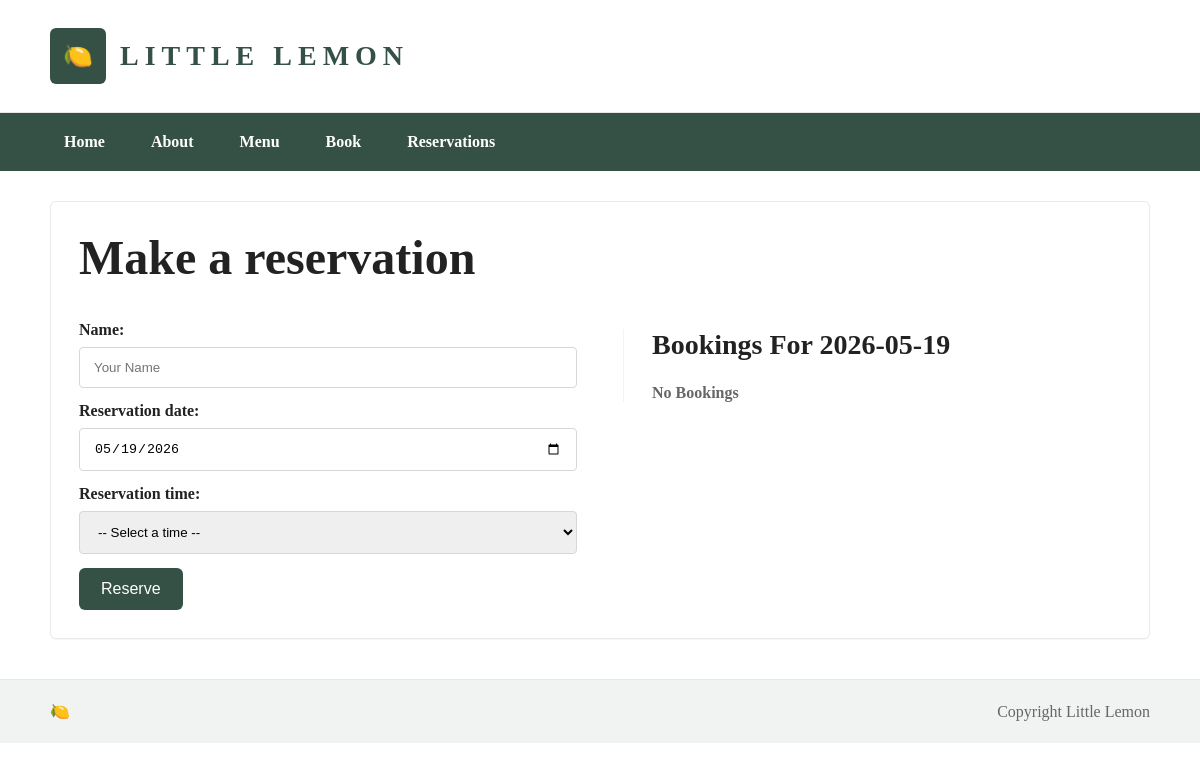
/reservations/, run on an earlier commit of the app's database.
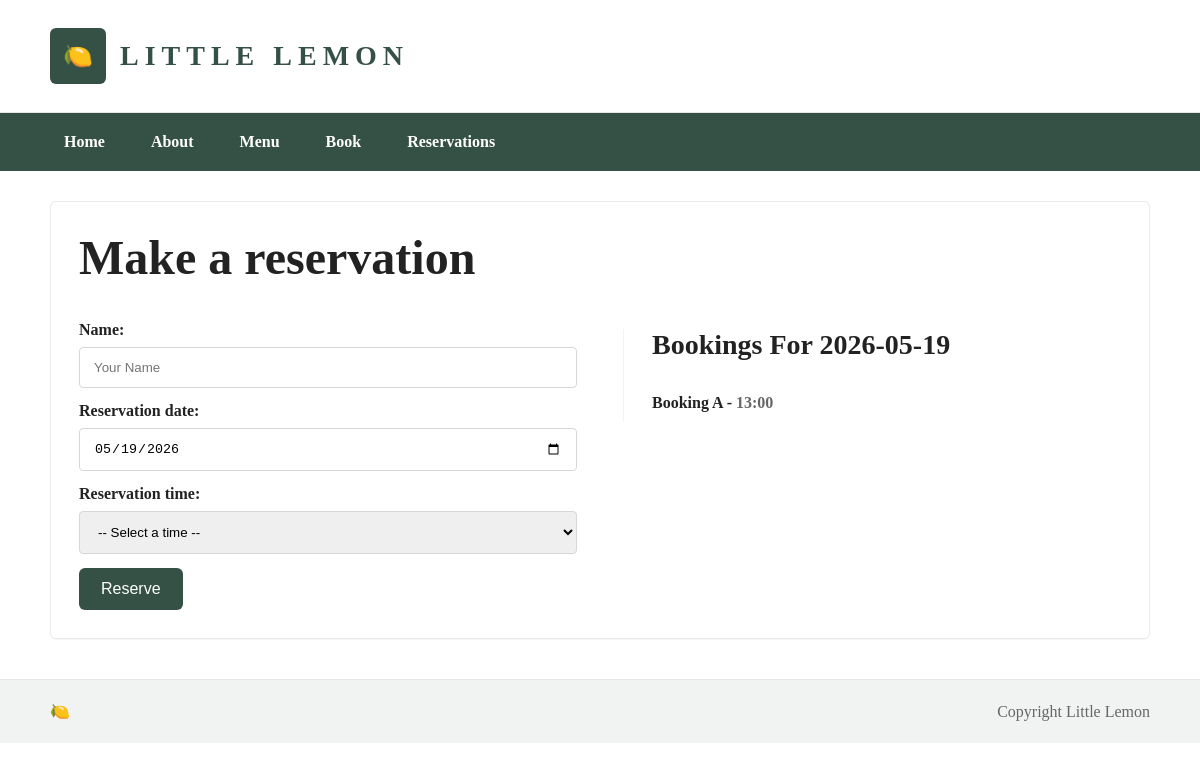
And on a later commit of the database.
### Lemons/models.py (models this page shows, shortened)
class Reservation(models.Model):
    FIRST_NAME_MAX_LENGTH = 100
    first_name = models.CharField(max_length=FIRST_NAME_MAX_LENGTH)
    reservation_date = models.DateField()
    TIME_SLOTS = [
        ('19:00', '7:00 PM'),
        ('19:30', '7:30 PM'),
        ('20:00', '8:00 PM'),
        ('20:30', '8:30 PM'),
        ('21:00', '9:00 PM'),
        ('21:30', '9:30 PM'),
    ]
    reservation_slot = models.CharField(max_length=5, choices=TIME_SLOTS)
    class Meta:
        unique_together = ('reservation_date', 'reservation_slot')

### Lemons/views.py (the view, shortened to what this page needs)
# urls.py: path('', views.reservation_page, name='reservation_page'),
def reservation_page(request):
    selected_date = request.GET.get('date', timezone.now().date())
    reservations = Reservation.objects.filter(reservation_date=selected_date).order_by('reservation_slot')
    context = {
        'reservations': reservations,
        'selected_date': selected_date,
        'first_name': '',
        'reservation_date': selected_date,
        'reservation_slot': '',
    }
    return render(request, 'Lemons/reservation.html', context)

### Lemons/templates/Lemons/reservation.html (shortened to what this page needs)
{% extends 'Lemons/base.html' %}
{% block content %}
<div class="reservation-wrap">
    <div style="display:flex;justify-content:space-between;align-items:center;margin-bottom:18px">
        <h1 class="page-title">Make a reservation</h1>
    </div>
    <div class="reservation-grid">
        <div class="col form-col">
            <form method="post" id="reservationForm">
                <div>
                    <label for="first_name">Name:</label>
                    <input class="input" type="text" id="first_name" name="first_name" placeholder="Your Name" value="{{ first_name }}" required>
                </div>
                <div>
                    <label for="reservation_date">Reservation date:</label>
                    <input class="input" type="date" id="reservation_date" name="reservation_date" value="{{ reservation_date|date:"Y-m-d" }}" required>
                </div>
                <div>
                    <label for="reservation_slot">Reservation time:</label>
                    <select class="input" id="reservation_slot" name="reservation_slot" required>
                        <option value="">-- Select a time --</option>
                    </select>
                </div>
                <div style="margin-top:8px">
                    <button class="btn-cta" type="submit">Reserve</button>
                </div>
            </form>
        </div>
        <div class="col bookings-col">
            <div style="border-left:1px solid #f3f3f3;padding-left:28px">
                <h2>Bookings For {{ selected_date|date:"Y-m-d" }}</h2>
                <div style="margin-top:18px">
                    {% if reservations %}
                        {% for reservation in reservations %}
                            <div class="booking-item">
                                <div style="font-weight:700">{{ reservation.first_name }} - <span class="muted">{{ reservation.get_reservation_slot_display }}</span></div>
                            </div>
                        {% endfor %}
                    {% else %}
                        <p class="muted">No Bookings</p>
                    {% endif %}
                </div>
            </div>
        </div>
    </div>
</div>
{% endblock %}

### Lemons/templates/Lemons/base.html (shortened to what this page needs)
<!DOCTYPE html>
<html lang="en">
<head>
</head>
<body>
    <header class="site-header">
        <div class="header-inner">
            <div class="logo">
                <div class="logo-icon">🍋</div>
                <div class="site-title">LITTLE LEMON</div>
            </div>
        </div>
    </header>
    <div class="main-nav">
        <div class="nav-inner">
            <a href="{% url 'home' %}">Home</a>
            <a href="{% url 'about' %}">About</a>
            <a href="{% url 'menu' %}">Menu</a>
            <a href="{% url 'reservation_page' %}">Book</a>
            <a href="{% url 'reservation_page' %}">Reservations</a>
        </div>
    </div>
    <div class="container">
        {% block content %}
        {% endblock %}
    </div>
    <footer class="site-footer">
        <div class="footer-inner">
            <div class="logo-small">🍋</div>
            <div class="copyright">Copyright Little Lemon</div>
        </div>
    </footer>
</body>
</html>

### Lemons/templates/Lemons/base.html (style rules this page uses)
:root { --accent:#355045; --accent-light:#4b6a60; --muted:#f1f3f2; --text:#222; }
html,body { height:100%; }
body { font-family: 'Georgia', 'Times New Roman', serif; margin: 0; padding: 0; color:var(--text); }
.site-header { background:#fff; padding:28px 0; border-bottom:1px solid #e6e6e6 }
.header-inner { max-width:1100px;margin:0 auto;display:flex;align-items:center;justify-content:space-between;padding:0 20px }
.logo { display:flex;align-items:center;gap:14px }
.logo-icon { width:56px;height:56px;border-radius:6px;background:var(--accent);display:flex;align-items:center;justify-content:center;color:#fff;font-weight:700;font-size:24px }
.site-title { font-size:28px;letter-spacing:6px;color:var(--accent);font-weight:700 }
.main-nav { background:var(--accent); }
.main-nav .nav-inner { max-width:1100px;margin:0 auto;padding:10px 20px;display:flex;gap:18px }
.main-nav a { color:#fff;text-decoration:none;padding:10px 14px;font-weight:600 }
.container { max-width:1100px;margin:30px auto;padding:0 20px }
footer.site-footer { background:var(--muted);border-top:1px solid #e6e6e6;padding:22px 0;margin-top:40px }
.footer-inner { max-width:1100px;margin:0 auto;display:flex;align-items:center;justify-content:space-between;padding:0 20px;color:#666 }

### Lemons/templates/Lemons/reservation.html (style rules this page uses)
.reservation-wrap { background:#fff;border:1px solid #e9e9e9;padding:28px;border-radius:6px;box-shadow:0 1px 0 rgba(0,0,0,0.03) }
.reservation-grid { display:flex;gap:40px;align-items:flex-start }
.col { flex:1 }
.col.form-col { max-width:520px }
h1.page-title { font-family:Georgia, serif;font-size:48px;margin:0 0 18px }
label { display:block;font-weight:700;margin-bottom:8px }
.input, input[type="text"], input[type="date"], select { display:block;padding:12px 14px;border:1px solid #d7d7d7;border-radius:4px;width:100%;box-sizing:border-box;margin-bottom:14px }
.btn-cta { background:var(--accent);color:#fff;padding:12px 22px;border:none;border-radius:6px;font-size:16px;cursor:pointer }
.bookings-col { padding-left:6px }
.bookings-col h2 { font-size:28px;margin-top:8px }
.booking-item { padding:10px 0;border-bottom:1px solid #f0f0f0 }
.booking-item:last-child { border-bottom:none }
.muted { color:#666;font-weight:600 }

What changed in the data, as far as the page shows it:
added Reservation: first_name "Booking A", reservation_slot "13:00"
Also different on the page:
text no longer shown: "No Bookings"
